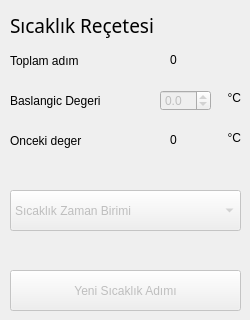
        <widget class="QWidget" name="page">
         <widget class="QPushButton" name="bNewTStep">
          <property name="enabled">
           <bool>false</bool>
          </property>
          <property name="geometry">
           <rect>
            <x>10</x>
            <y>270</y>
            <width>231</width>
            <height>41</height>
           </rect>
          </property>
          <property name="text">
           <string>Yeni Sıcaklık Adımı</string>
          </property>
         </widget>
         <widget class="QLabel" name="label_28">
          <property name="geometry">
           <rect>
            <x>10</x>
            <y>10</y>
            <width>211</width>
            <height>31</height>
           </rect>
          </property>
          <property name="font">
           <font>
            <family>Gill Sans MT</family>
            <pointsize>14</pointsize>
            <weight>9</weight>
            <italic>false</italic>
            <bold>false</bold>
           </font>
          </property>
          <property name="styleSheet">
           <string notr="true"/>
          </property>
          <property name="text">
           <string>Sıcaklık Reçetesi</string>
          </property>
         </widget>
         <widget class="QLabel" name="label_10">
          <property name="geometry">
           <rect>
            <x>10</x>
            <y>50</y>
            <width>151</width>
            <height>21</height>
           </rect>
          </property>
          <property name="text">
           <string>Toplam adım</string>
          </property>
         </widget>
         <widget class="QLabel" name="laTTotalStep">
          <property name="geometry">
           <rect>
            <x>170</x>
            <y>50</y>
            <width>41</width>
            <height>20</height>
           </rect>
          </property>
          <property name="text">
           <string>0</string>
          </property>
         </widget>
         <widget class="QLabel" name="label_73">
          <property name="geometry">
           <rect>
            <x>10</x>
            <y>90</y>
            <width>151</width>
            <height>21</height>
           </rect>
          </property>
          <property name="text">
           <string>Baslangic Degeri</string>
          </property>
         </widget>
         <widget class="QDoubleSpinBox" name="dsbTStartValue">
          <property name="enabled">
           <bool>false</bool>
          </property>
          <property name="geometry">
           <rect>
            <x>160</x>
            <y>90</y>
            <width>51</width>
            <height>21</height>
           </rect>
          </property>
          <property name="decimals">
           <number>1</number>
          </property>
          <property name="minimum">
           <double>-40.000000000000000</double>
          </property>
          <property name="maximum">
           <double>250.000000000000000</double>
          </property>
          <property name="singleStep">
           <double>0.100000000000000</double>
          </property>
         </widget>
         <widget class="QComboBox" name="cbTSelectSUnit">
          <property name="enabled">
           <bool>false</bool>
          </property>
          <property name="geometry">
           <rect>
            <x>10</x>
            <y>190</y>
            <width>231</width>
            <height>41</height>
           </rect>
          </property>
          <property name="currentText">
           <string>Sıcaklık Zaman Birimi</string>
          </property>
          <item>
           <property name="text">
            <string>Sıcaklık Zaman Birimi</string>
           </property>
          </item>
          <item>
           <property name="text">
            <string>Saniye</string>
           </property>
          </item>
          <item>
           <property name="text">
            <string>Dakika</string>
           </property>
          </item>
          <item>
           <property name="text">
            <string>Saat</string>
           </property>
          </item>
          <item>
           <property name="text">
            <string>Gün</string>
           </property>
          </item>
         </widget>
         <widget class="QLabel" name="label_58">
          <property name="geometry">
           <rect>
            <x>10</x>
            <y>130</y>
            <width>151</width>
            <height>21</height>
           </rect>
          </property>
          <property name="text">
           <string>Onceki deger</string>
          </property>
         </widget>
         <widget class="QLabel" name="laOldTValue">
          <property name="geometry">
           <rect>
            <x>170</x>
            <y>130</y>
            <width>41</width>
            <height>20</height>
           </rect>
          </property>
          <property name="text">
           <string>0</string>
          </property>
         </widget>
         <widget class="QLabel" name="label_127">
          <property name="geometry">
           <rect>
            <x>221</x>
            <y>90</y>
            <width>20</width>
            <height>16</height>
           </rect>
          </property>
          <property name="text">
           <string>°C</string>
          </property>
          <property name="alignment">
           <set>Qt::AlignRight|Qt::AlignTrailing|Qt::AlignVCenter</set>
          </property>
         </widget>
         <widget class="QLabel" name="label_128">
          <property name="geometry">
           <rect>
            <x>221</x>
            <y>130</y>
            <width>20</width>
            <height>16</height>
           </rect>
          </property>
          <property name="text">
           <string>°C</string>
          </property>
          <property name="alignment">
           <set>Qt::AlignRight|Qt::AlignTrailing|Qt::AlignVCenter</set>
          </property>
         </widget>
        </widget>
